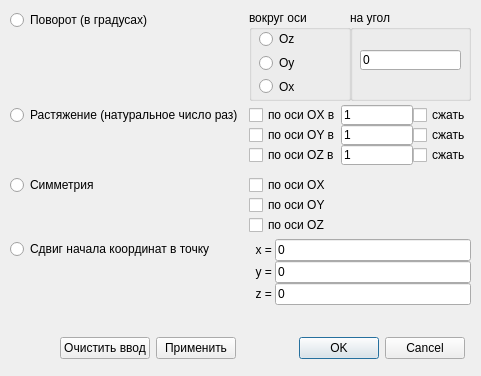
<?xml version="1.0" encoding="UTF-8"?>
<ui version="4.0">
 <class>DialogAboutTestMatrix</class>
 <widget class="QDialog" name="DialogAboutTestMatrix">
  <property name="geometry">
   <rect>
    <x>0</x>
    <y>0</y>
    <width>481</width>
    <height>376</height>
   </rect>
  </property>
  <property name="windowTitle">
   <string>Dialog</string>
  </property>
  <widget class="QWidget" name="horizontalLayoutWidget">
   <property name="geometry">
    <rect>
     <x>60</x>
     <y>330</y>
     <width>405</width>
     <height>36</height>
    </rect>
   </property>
   <layout class="QHBoxLayout" name="horizontalLayout">
    <item>
     <widget class="QPushButton" name="clearButton">
      <property name="text">
       <string>Очистить ввод</string>
      </property>
     </widget>
    </item>
    <item>
     <widget class="QPushButton" name="applyButton">
      <property name="text">
       <string>Применить</string>
      </property>
     </widget>
    </item>
    <item>
     <widget class="QDialogButtonBox" name="buttonBox">
      <property name="orientation">
       <enum>Qt::Horizontal</enum>
      </property>
      <property name="standardButtons">
       <set>QDialogButtonBox::Cancel|QDialogButtonBox::Ok</set>
      </property>
     </widget>
    </item>
   </layout>
  </widget>
  <widget class="QWidget" name="formLayoutWidget_2">
   <property name="geometry">
    <rect>
     <x>10</x>
     <y>10</y>
     <width>461</width>
     <height>320</height>
    </rect>
   </property>
   <layout class="QFormLayout" name="formLayout">
    <property name="verticalSpacing">
     <number>4</number>
    </property>
    <item row="0" column="0">
     <widget class="QRadioButton" name="turningRadioButton">
      <property name="text">
       <string extracomment="координатной плоксости в положительном направлении относительно одной из осей вокруг начала координат">Поворот (в градусах)</string>
      </property>
     </widget>
    </item>
    <item row="0" column="1">
     <layout class="QFormLayout" name="formLayout_2">
      <item row="0" column="0">
       <widget class="QGroupBox" name="groupBox">
        <property name="minimumSize">
         <size>
          <width>102</width>
          <height>91</height>
         </size>
        </property>
        <property name="title">
         <string>вокруг оси</string>
        </property>
        <widget class="QWidget" name="verticalLayoutWidget">
         <property name="geometry">
          <rect>
           <x>10</x>
           <y>20</y>
           <width>84</width>
           <height>65</height>
          </rect>
         </property>
         <layout class="QVBoxLayout" name="verticalLayout">
          <item>
           <widget class="QRadioButton" name="turningOxyRadioButton">
            <property name="text">
             <string>Oz</string>
            </property>
           </widget>
          </item>
          <item>
           <widget class="QRadioButton" name="turningOxzRadioButton">
            <property name="text">
             <string>Oy</string>
            </property>
           </widget>
          </item>
          <item>
           <widget class="QRadioButton" name="turningOyzRadioButton">
            <property name="text">
             <string>Ox</string>
            </property>
           </widget>
          </item>
         </layout>
        </widget>
       </widget>
      </item>
      <item row="0" column="1">
       <widget class="QGroupBox" name="groupBox_2">
        <property name="title">
         <string>на угол </string>
        </property>
        <widget class="QLineEdit" name="turningAngleEdit">
         <property name="geometry">
          <rect>
           <x>10</x>
           <y>40</y>
           <width>101</width>
           <height>20</height>
          </rect>
         </property>
         <property name="text">
          <string>0</string>
         </property>
        </widget>
       </widget>
      </item>
     </layout>
    </item>
    <item row="1" column="0">
     <widget class="QRadioButton" name="homothetyRadioButton">
      <property name="text">
       <string>Растяжение (натуральное число раз)</string>
      </property>
     </widget>
    </item>
    <item row="1" column="1">
     <layout class="QGridLayout" name="homothetyLayout">
      <item row="2" column="0">
       <widget class="QCheckBox" name="homothetyOzCheckBox">
        <property name="text">
         <string>по оси OZ в</string>
        </property>
       </widget>
      </item>
      <item row="2" column="2">
       <widget class="QCheckBox" name="homothetyCompressionOzCheckBox">
        <property name="text">
         <string>сжать</string>
        </property>
       </widget>
      </item>
      <item row="0" column="2">
       <widget class="QCheckBox" name="homothetyCompressionOxCheckBox">
        <property name="text">
         <string>сжать</string>
        </property>
       </widget>
      </item>
      <item row="1" column="1">
       <widget class="QLineEdit" name="homothetyOyEdit">
        <property name="text">
         <string>1</string>
        </property>
       </widget>
      </item>
      <item row="1" column="2">
       <widget class="QCheckBox" name="homothetyCompressionOyCheckBox">
        <property name="text">
         <string>сжать</string>
        </property>
       </widget>
      </item>
      <item row="2" column="1">
       <widget class="QLineEdit" name="homothetyOzEdit">
        <property name="text">
         <string>1</string>
        </property>
       </widget>
      </item>
      <item row="0" column="1">
       <widget class="QLineEdit" name="homothetyOxEdit">
        <property name="text">
         <string>1</string>
        </property>
       </widget>
      </item>
      <item row="1" column="0">
       <widget class="QCheckBox" name="homothetyOyCheckBox">
        <property name="text">
         <string>по оси OY в</string>
        </property>
       </widget>
      </item>
      <item row="0" column="0">
       <widget class="QCheckBox" name="homothetyOxCheckBox">
        <property name="text">
         <string>по оси OX в</string>
        </property>
       </widget>
      </item>
     </layout>
    </item>
    <item row="2" column="0">
     <widget class="QRadioButton" name="symmetryRadioButton">
      <property name="text">
       <string>Симметрия</string>
      </property>
     </widget>
    </item>
    <item row="2" column="1">
     <layout class="QVBoxLayout" name="symmetryLayout">
      <item>
       <widget class="QCheckBox" name="symmetryOxCheckBox">
        <property name="text">
         <string>по оси OX</string>
        </property>
       </widget>
      </item>
      <item>
       <widget class="QCheckBox" name="symmetryOyCheckBox">
        <property name="text">
         <string>по оси OY</string>
        </property>
       </widget>
      </item>
      <item>
       <widget class="QCheckBox" name="symmetryOzCheckBox">
        <property name="text">
         <string>по оси OZ</string>
        </property>
       </widget>
      </item>
     </layout>
    </item>
    <item row="3" column="0">
     <widget class="QRadioButton" name="translationRadioButton">
      <property name="text">
       <string>Сдвиг начала координат в точку</string>
      </property>
     </widget>
    </item>
    <item row="3" column="1">
     <layout class="QFormLayout" name="translationLayout">
      <item row="0" column="0">
       <widget class="QLabel" name="xLabel">
        <property name="text">
         <string>  x = </string>
        </property>
       </widget>
      </item>
      <item row="0" column="1">
       <widget class="QLineEdit" name="translationXEdit">
        <property name="text">
         <string>0</string>
        </property>
       </widget>
      </item>
      <item row="1" column="0">
       <widget class="QLabel" name="yLabel">
        <property name="text">
         <string>  y = </string>
        </property>
       </widget>
      </item>
      <item row="1" column="1">
       <widget class="QLineEdit" name="translationYEdit">
        <property name="text">
         <string>0</string>
        </property>
       </widget>
      </item>
      <item row="2" column="0">
       <widget class="QLabel" name="zLabel">
        <property name="text">
         <string>  z = </string>
        </property>
       </widget>
      </item>
      <item row="2" column="1">
       <widget class="QLineEdit" name="translationZEdit">
        <property name="text">
         <string>0</string>
        </property>
       </widget>
      </item>
     </layout>
    </item>
   </layout>
  </widget>
  <zorder>horizontalLayoutWidget</zorder>
  <zorder>formLayoutWidget_2</zorder>
  <zorder></zorder>
  <zorder>radioButton</zorder>
  <zorder>turningAngleEdit</zorder>
  <zorder>turningAngleEdit</zorder>
 </widget>
 <resources/>
 <connections>
  <connection>
   <sender>buttonBox</sender>
   <signal>accepted()</signal>
   <receiver>DialogAboutTestMatrix</receiver>
   <slot>accept()</slot>
   <hints>
    <hint type="sourcelabel">
     <x>421</x>
     <y>336</y>
    </hint>
    <hint type="destinationlabel">
     <x>157</x>
     <y>274</y>
    </hint>
   </hints>
  </connection>
  <connection>
   <sender>buttonBox</sender>
   <signal>rejected()</signal>
   <receiver>DialogAboutTestMatrix</receiver>
   <slot>reject()</slot>
   <hints>
    <hint type="sourcelabel">
     <x>463</x>
     <y>336</y>
    </hint>
    <hint type="destinationlabel">
     <x>286</x>
     <y>274</y>
    </hint>
   </hints>
  </connection>
 </connections>
</ui>
